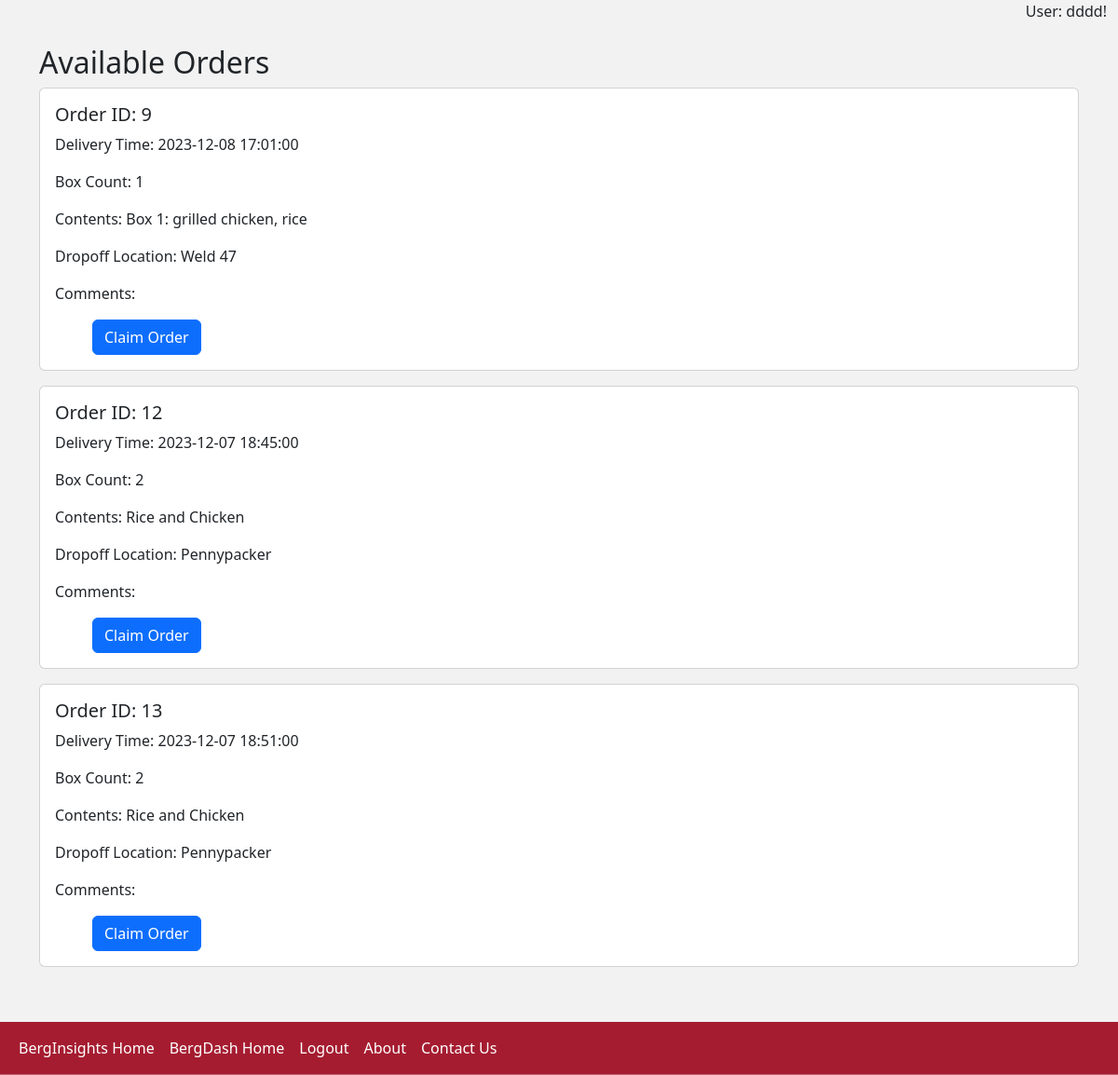
Screenshot of /deliver (signed in) with the database file from the repository.
### tables this page shows
CREATE TABLE orders (
    id INTEGER PRIMARY KEY AUTOINCREMENT,
    customer_id INTEGER,
    order_datetime TIMESTAMP DEFAULT CURRENT_TIMESTAMP,
    delivery_datetime TIMESTAMP,
    box_count INTEGER,
    box_contents TEXT,
    dropoff_location TEXT,
    additional_comments TEXT,
    venmo_username TEXT, deliverer_id INTEGER, order_price REAL,
    FOREIGN KEY (customer_id) REFERENCES users(id)
);

### app.py (the view)
@app.route("/deliver")
@login_required
def deliverer():
    conn = get_users_db_connection()
    cur = conn.cursor()
    try:
        orders = cur.execute(
            "SELECT * FROM orders WHERE deliverer_id IS NULL"
        ).fetchall()
    except Exception as e:
        print("SQLite error:", e)
        flash("An error occurred while retrieving orders.", "warning")
        return redirect(url_for("index1"))
    finally:
        cur.close()
        conn.close()
    return render_template("deliverer.html", orders=orders)

### app.py (called while the page is built)
def get_users_db_connection():
    conn = sqlite3.connect("users.db")
    conn.row_factory = sqlite3.Row  # Enables column access by name: row['column_name']
    return conn

def login_required(f):
    @wraps(f)
    def decorated_function(*args, **kwargs):
        if "user_id" not in session:
            flash("You need to be logged in to access this page.", "warning")
            return redirect(url_for("login"))
        return f(*args, **kwargs)
    return decorated_function

@app.after_request
def after_request(response):
    response.headers["Cache-Control"] = "no-cache, no-store, must-revalidate"
    response.headers["Expires"] = 0
    response.headers["Pragma"] = "no-cache"
    return response

@app.context_processor
def inject_username():
    return dict(username=session.get("username", "Guest"))

### templates/deliverer.html (shortened to what this page needs)
{% extends "base.html" %}
{% block content %}
    <div class="container mt-4">
        <h2>Available Orders</h2>
        {% if orders %}
            <div id="orders-container">
                {% for order in orders %}
                    <div class="card mb-3">
                        <div class="card-body">
                            <h5 class="card-title">Order ID: {{ order.id }}</h5>
                            <p class="card-text">Delivery Time: {{ order.delivery_datetime }}</p>
                            <p class="card-text">Box Count: {{ order.box_count }}</p>
                            <p class="card-text">Contents: {{ order.box_contents }}</p>
                            <p class="card-text">Dropoff Location: {{ order.dropoff_location }}</p>
                            <p class="card-text">Comments: {{ order.additional_comments }}</p>
                            <form action="{{ url_for('claim_order', order_id=order.id) }}" method="post">
                                <button type="submit" class="btn btn-primary">Claim Order</button>
                            </form>
                        </div>
                    </div>
                {% endfor %}
            </div>
        {% else %}
            <p>No available orders at the moment.</p>
        {% endif %}
    </div>
{% endblock %}

### static/styles.css (style rules this page uses)
form { padding-left: 40px; text-align: left; }
html { background-color: #F2F2F2 }
body { background-color: #F2F2F2 }

### rows the page displays
orders: id "9", delivery_datetime "2023-12-08 17:01:00", box_count "1", box_contents "Box 1: grilled chicken, rice", dropoff_location "Weld 47"
orders: id "12", delivery_datetime "2023-12-07 18:45:00", box_count "2", box_contents "Rice and Chicken", dropoff_location "Pennypacker"
orders: id "13", delivery_datetime "2023-12-07 18:51:00", box_count "2", box_contents "Rice and Chicken", dropoff_location "Pennypacker"

### other values shown
{{ username }} "dddd"
